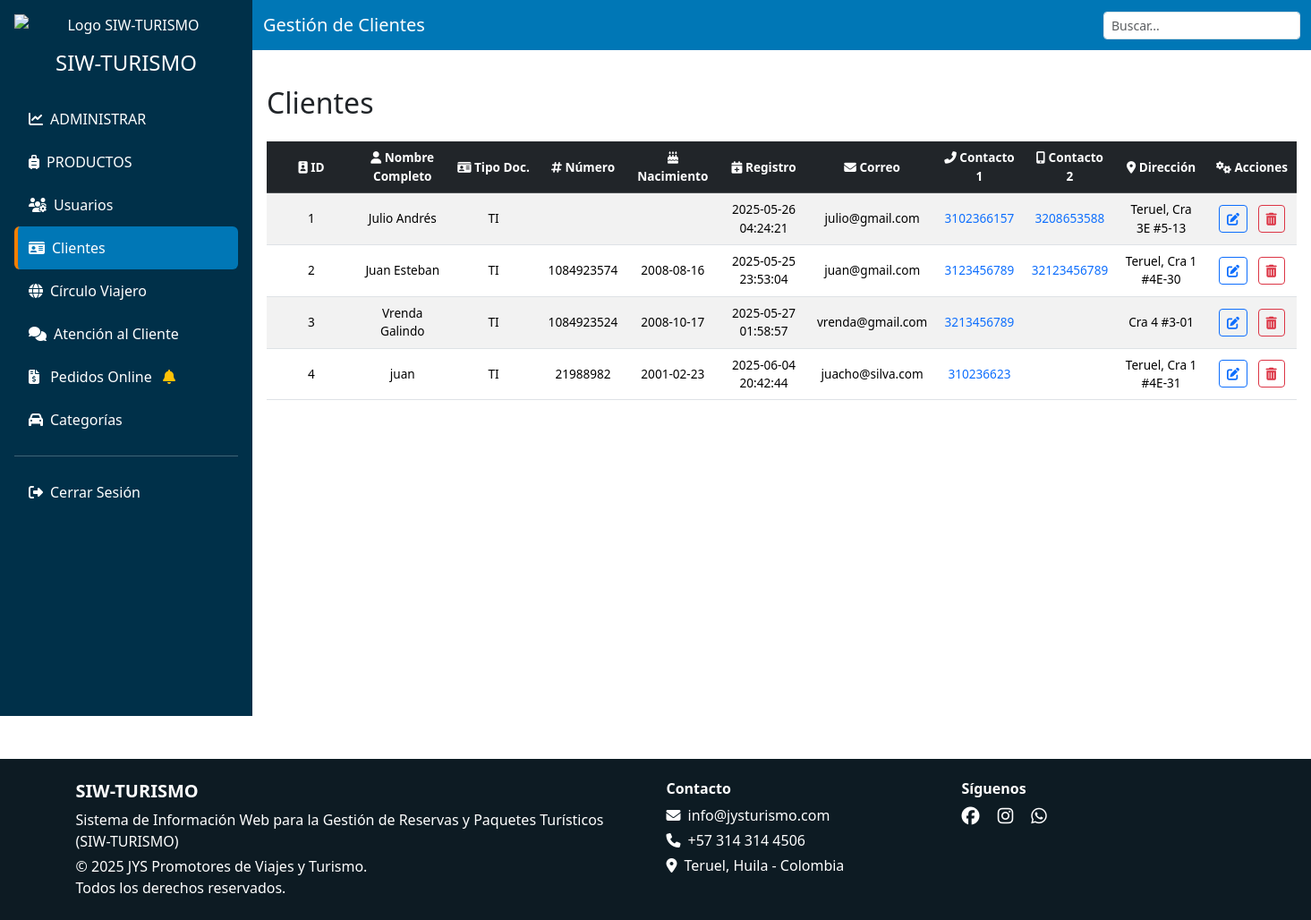
The page /vista/admin/clientes.php (signed in) on the database as committed earlier.
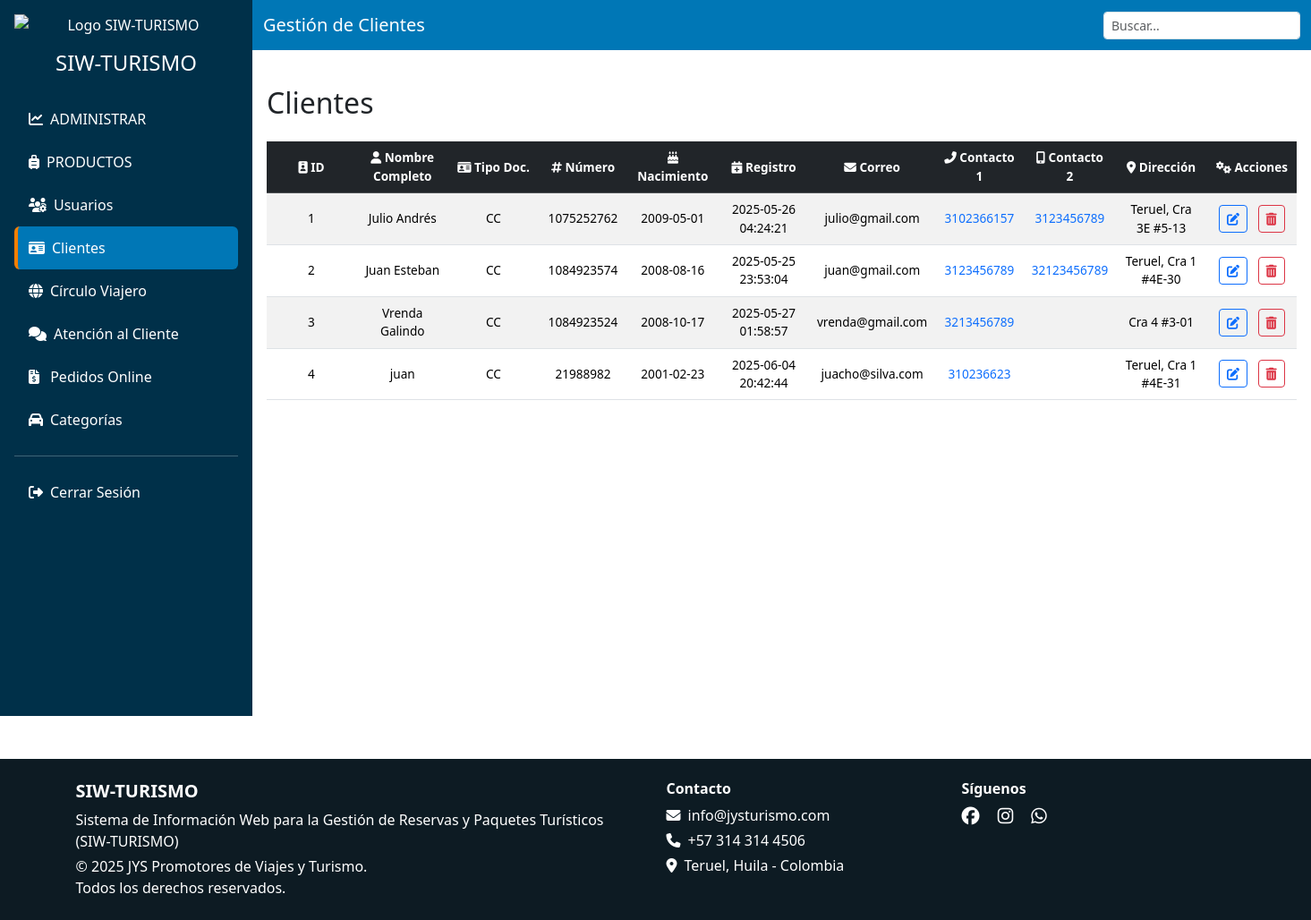
The same page on the database as committed later.
### tables this page shows
CREATE TABLE `clientes` (
  `id` int(11) NOT NULL,
  `nombre` text NOT NULL,
  `tipo_documento` enum('CC','TI','RC','PASAPORTE','CE') DEFAULT NULL,
  `numero_documento` int(11) DEFAULT NULL,
  `fecha_registro` timestamp NULL DEFAULT NULL,
  `fecha_nacimiento` date DEFAULT NULL,
  `correo` varchar(150) NOT NULL,
  `contacto_1` varchar(15) DEFAULT NULL,
  `contacto_2` varchar(15) DEFAULT NULL,
  `clave` varchar(100) NOT NULL,
  `direccion` text DEFAULT NULL
);

### modelo/obtenerEstados.php (called while the page is built, shortened)
<?php
function hayPedidos($conn)
{
    $sql = "SELECT 1 FROM ventas WHERE estado = ? LIMIT 1";
    $stmt = $conn->prepare($sql);
    if ($stmt) {
        $estado = "solicitado";
        $stmt->bind_param("s", $estado);
        $stmt->execute();
        $stmt->store_result();
        $hay = ($stmt->num_rows > 0);
        return $hay;
    }
    return false;
}

### modelo/clientes_m.php (called while the page is built, shortened)
<?php
function obtenerClientes($conn) {
    $result = mysqli_query($conn, "SELECT * FROM clientes");
    return mysqli_fetch_all($result, MYSQLI_ASSOC);
}
?>

### vista/admin/clientes.php (the view, shortened to what the changed rows need)
<?php include('header.php'); ?>
<body>
  <?php
  include '../../conexion.php';
  include '../../modelo/clientes_m.php';
  $clientes = obtenerClientes($conn);
  ?>
  <div class="d-flex flex-column flex-lg-row">
    <?php include('sidebar.php'); ?>
    <div class="flex-grow-1">
      <div class="main-content">
        <div class="d-flex flex-column flex-md-row justify-content-between align-items-center mb-4">
          <h2 class="mb-3 mb-md-0 mt-4">Clientes</h2>
        </div>
        <div class="table-container">
          <table class="table table-striped table-hover align-middle">
            <thead class="table-dark text-center">
              <tr>
                <th><i class="fas fa-id-badge"></i> ID</th>
                <th><i class="fas fa-user"></i> Nombre Completo</th>
                <th><i class="fas fa-id-card"></i> Tipo Doc.</th>
                <th><i class="fas fa-hashtag"></i> Número</th>
                <th><i class="fas fa-birthday-cake"></i> Nacimiento</th>
                <th><i class="fas fa-calendar-plus"></i> Registro</th>
                <th><i class="fas fa-envelope"></i> Correo</th>
                <th><i class="fas fa-phone-alt"></i> Contacto 1</th>
                <th><i class="fas fa-mobile-alt"></i> Contacto 2</th>
                <th><i class="fas fa-map-marker-alt"></i> Dirección</th>
                <th><i class="fas fa-cogs"></i> Acciones</th>
              </tr>
            </thead>
            <tbody class="text-center">
              <?php foreach ($clientes as $cliente): ?>
                <tr>
                  <td><?= $cliente['id'] ?></td>
                  <td><?= $cliente['nombre'] ?></td>
                  <td><?= $cliente['tipo_documento'] ?></td>
                  <td><?= $cliente['numero_documento'] ?></td>
                  <td><?= $cliente['fecha_nacimiento'] ?></td>
                  <td><?= $cliente['fecha_registro'] ?></td>
                  <td><?= $cliente['correo'] ?></td>
                  <td>
                    <a href="https://wa.me/57<?= preg_replace('/\D/', '', $cliente['contacto_1']) ?>" target="_blank">
                      <?= $cliente['contacto_1'] ?>
                    </a>
                  </td>
                  <td>
                    <a href="https://wa.me/57<?= preg_replace('/\D/', '', $cliente['contacto_2']) ?>" target="_blank">
                      <?= $cliente['contacto_2'] ?>
                    </a>
                  </td>
                  <td><?= $cliente['direccion'] ?></td>
                  <td>
                    <button class="btn btn-sm btn-outline-primary me-2" data-bs-toggle="modal"
                      data-bs-target="#modalEditar<?= $cliente['id'] ?>">
                      <i class="fas fa-edit"></i>
                    </button>
                    <button class="btn btn-sm btn-outline-danger"
                      onclick="eliminar(event, <?= $cliente['id'] ?>)"><i class="fas fa-trash-alt"></i>
                    </button>
                  </td>
                </tr>
              <?php endforeach; ?>
            </tbody>
          </table>
        </div>
      </div>
    </div>
  </div>
  <?php include('footer.php'); ?>
</body>
</html>

### vista/admin/sidebar.php (shortened to what the changed rows need)
<?php
include '../../conexion.php';
include '../../modelo/obtenerEstados.php';
$CampanaPedidos = hayPedidos($conn);
?>
<!DOCTYPE html>
<html lang="es">
<head>
    <link
      href="../../libs/bootstrap-5.3.3-dist/css/bootstrap.min.css"
      rel="stylesheet"
    />
</head>
<body>
    <div class="sidebar p-3 text-center d-flex flex-column flex-shrink-0 text-white overflow-auto vh-100">
        <nav style="min-width: 250px;">
            <ul class="nav nav-pills flex-column text-start">
               <li class="nav-item">
                    <a href="pedidos.php" class="nav-link i-pedidos text-white">
                        <i class="fas fa-file-invoice-dollar me-2"></i>
                        Pedidos Online
                        <?php if ($CampanaPedidos): ?>
                            <i class="fas fa-bell text-warning ms-2"></i>
                        <?php endif; ?>
                    </a>
                </li>
            </ul>
        </nav>
    </div>
</body>
</html>

Rows that differ between the two databases and show on the page:
changed clientes "Julio Andrés": tipo_documento "TI" → "CC"; numero_documento (not shown) → "1075252762"; fecha_nacimiento (not shown) → "2009-05-01"; contacto_2 "3208653588" → "3123456789"
changed clientes "Juan Esteban": tipo_documento "TI" → "CC"
changed clientes "Vrenda Galindo": tipo_documento "TI" → "CC"
changed clientes "juan": tipo_documento "TI" → "CC"
